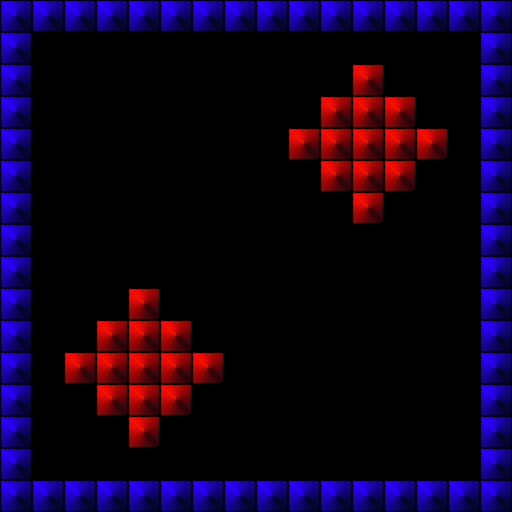

A level layout from a 2D game, rendered from its tile map. Below: a short description, then the map file with its tile-grid data intact:
An orthogonal 16x16 tile map with 32x32 px tiles, 1 tile layer (Tile Layer 1).

<map version="1.10" tiledversion="1.11.0" orientation="orthogonal" renderorder="right-down" width="16" height="16" tilewidth="32" tileheight="32" infinite="0" nextlayerid="2" nextobjectid="1">
 <tileset firstgid="1" source="../Tileset1.tsx" />
 <layer id="1" name="Tile Layer 1" width="16" height="16">
  <data encoding="csv">
2,2,2,2,2,2,2,2,2,2,2,2,2,2,2,2,
2,0,0,0,0,0,0,0,0,0,0,0,0,0,0,2,
2,0,0,0,0,0,0,0,0,0,0,4,0,0,0,2,
2,0,0,0,0,0,0,0,0,0,4,4,4,0,0,2,
2,0,0,0,0,0,0,0,0,4,4,4,4,4,0,2,
2,0,0,0,0,0,0,0,0,0,4,4,4,0,0,2,
2,0,0,0,0,0,0,0,0,0,0,4,0,0,0,2,
2,0,0,0,0,0,0,0,0,0,0,0,0,0,0,2,
2,0,0,0,0,0,0,0,0,0,0,0,0,0,0,2,
2,0,0,0,4,0,0,0,0,0,0,0,0,0,0,2,
2,0,0,4,4,4,0,0,0,0,0,0,0,0,0,2,
2,0,4,4,4,4,4,0,0,0,0,0,0,0,0,2,
2,0,0,4,4,4,0,0,0,0,0,0,0,0,0,2,
2,0,0,0,4,0,0,0,0,0,0,0,0,0,0,2,
2,0,0,0,0,0,0,0,0,0,0,0,0,0,0,2,
2,2,2,2,2,2,2,2,2,2,2,2,2,2,2,2
</data>
 </layer>
</map>
